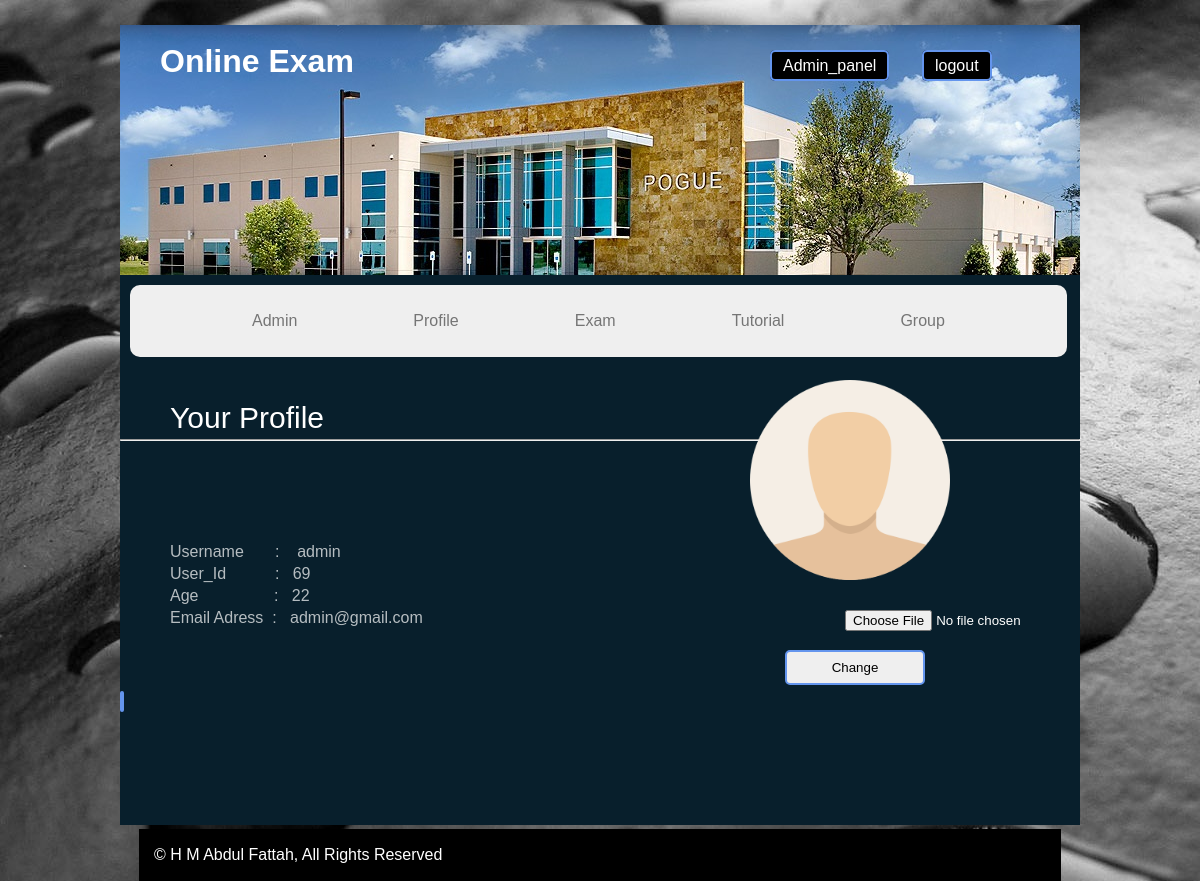
/profile.php (signed in), run on the app's committed database.
### tables this page shows
CREATE TABLE IF NOT EXISTS `people` (
  `user_id` int(11) NOT NULL AUTO_INCREMENT,
  `username` varchar(50) DEFAULT NULL,
  `age` int(11) DEFAULT NULL,
  `password` varchar(50) DEFAULT NULL,
  `email` varchar(50) DEFAULT NULL,
  `image` varchar(200) NOT NULL,
  `admin_panel` varchar(10) NOT NULL,
  PRIMARY KEY (`user_id`)
);

### profile.php (the view, shortened to what this page needs)
<?php
$id_g=$_GET['id'];
$id=$_SESSION['id'];
if($id_g){
if($id_g != $id)
{
$sql="SELECT * FROM people WHERE user_id='$id_g'";
$show_id=$id_g;
}
else
{
$sql="SELECT * FROM people WHERE user_id='$id'";
$show_id=$id;
}
}else
{
$sql="SELECT * FROM people WHERE user_id='$id'";
$show_id=$id;
}
$result=mysql_query($sql);
while($row=mysql_fetch_array($result))
{
	$username=$row['username'];
	$age=$row['age'];
	$email=$row['email'];
}
?>
<html>
	<head>
		<link rel="stylesheet" type="text/css" href="profile.css"/>
	</head>
	<body>
		<div class="fix main">
			<div class="header_class fix">
				<div class="header fix">
					<h1>Online Exam</h1>
				</div>
				<?php
					if($_SESSION['admin']=='yes' || $_SESSION['new_admin']=='yes')
					{
				?>
				<div class="panel">
					<a href='admin_panel.php' class='button'>Admin_panel</a>
				</div>
				<?php
					}
				?>
				<div class="btn">
					<a href='logout.php' class='button'>logout</a>
				</div>
			</div>
			<div class="fix maincontent">
				<div class="fix sidebar">
					<nav>
						<ul>
						<?php
							if($_SESSION['admin']=='yes' || $_SESSION['new_admin']=='yes')
							{
						?>
							<li><a href="#">Admin</a>
							</li>
						<?php
							}
						?>
							<li><a href="profile.php">Profile</a></li>
							<li><a href="exam.php">Exam</a></li>
							<li><a href="tutorial.php">Tutorial</a></li>
							<li><a href="Group/Home.php">Group</a></li>
						</ul>
					</nav>
				</div>
				<?php
				if($id_g){
				if($id != $id_g)
				{
				?>
				<span class="p1"><p>His Profile</p></span>
				<?php
				}else{
				?>
				<span class="p1"><p>Your Profile</p></span>
				<?php
				}
				}else{
				?>
				<span class="p1"><p>Your Profile</p></span>
				<?php
				}
				?>
				<hr />
				<div class="table">
					Username &nbsp;&nbsp;&nbsp;&nbsp;&nbsp;&nbsp: &nbsp;&nbsp;
					<label id="username"><?php echo $username ?></label>
					<br />
					User_Id  &nbsp;&nbsp;&nbsp;&nbsp;&nbsp;&nbsp;&nbsp;&nbsp;&nbsp;&nbsp:&nbsp;&nbsp
					<label id="user_id"><?php echo $show_id ?></label>
					<br />
					Age &nbsp;&nbsp;&nbsp;&nbsp;&nbsp;&nbsp;&nbsp;&nbsp;&nbsp;&nbsp;&nbsp;&nbsp;&nbsp;&nbsp;&nbsp;&nbsp:&nbsp;&nbsp
					<label id="age"><?php echo $age ?></label>
					<br />
					Email Adress &nbsp:&nbsp;&nbsp
					<label id="email"><?php echo $email ?></label>
					<br />
					<br />
					<br />
					<br />
				</div>
			<?php
			if($id_g){
				if($id != $id_g){}
				else{
			?>
				<form action="userForm.php" method="post" enctype="multipart/form-data">
					<input type="file" name="image_link" style="
					position:absolute;
					top:610px;
					left:845px;
					"/>
					<span class="button"><input type="submit" name="click" class="b1" value="Change"></span>
				</form>
			<?php
				}
			}
			else{
			?>
				<form action="userForm.php" method="post" enctype="multipart/form-data">
					<input type="file" name="image_link" style="
					position:absolute;
					top:610px;
					left:845px;
					"/>
					<span class="button"><input type="submit" name="click" class="b1" value="Change"></span>
				</form>
			<?php
			}
			?>
				<?php
			if($id_g){
				if($id != $id_g){
					$con2=mysql_connect('localhost','root','');
					$db2=mysql_select_db('test',$con2);
					$i1="SELECT * FROM people WHERE user_id='$id_g'";
					$r=mysql_query($i1);
					while($row=mysql_fetch_array($r))
					{
						$pic=$row['image'];
						if($pic){
						?>
						<div class="proPic"><img src="<?php echo $row['image']?>" class="img1" style="
						height:200px;
						width:200px;
						"/></div>
					<?php
					}else{
					?>
					<div class="proPic"><img src="Images/profile.png" class="img1"></div>
					<?php
						}
					}
				}else{
					$con1=mysql_connect('localhost','root','');
					$db1=mysql_select_db('test',$con1);
					$idd=$_SESSION['id'];
					$i1="SELECT * FROM people WHERE user_id='$idd'";
					$r=mysql_query($i1);
					while($row=mysql_fetch_array($r))
					{
						$pic=$row['image'];
						if($pic){
						?>
						<div class="proPic"><img src="<?php echo $row['image']?>" class="img1" style="
						height:200px;
						width:200px;
						"/></div>
					<?php
					}else{
					?>
					<div class="proPic"><img src="Images/profile.png" class="img1"></div>
					<?php
						}
					}
				}
			}else{
					$idd=$_SESSION['id'];
					$i1="SELECT * FROM people WHERE user_id='$idd'";
					$r=mysql_query($i1);
					while($row=mysql_fetch_array($r))
					{
						$pic=$row['image'];
						if($pic){
						?>
						<div class="proPic"><img src="<?php echo $row['image']?>" class="img1" style="
						height:200px;
						width:200px;
						"/></div>
					<?php
					}else{
					?>
					<div class="proPic"><img src="Images/profile.png" class="img1"></div>
					<?php
						}
					}
			}
				?>
			</div>
		</div>
		<div class="fix footer">&copy; H M Abdul Fattah, All Rights Reserved</div>
	</body>
</html>

### profile.css (style rules this page uses)
* { margin:0; padding:0 }
body { font-family:arial; font-size:16px; line-height:22px; color:#666; background:url(z.jpg) fixed repeat; }
.main { width:960px; height:800px; margin:25px auto; display:block; background:#081F2C }
.header_class { background:url(header.jpg) repeat; position: relative; height:250px; }
.header { margin-left:40px; float:left; width:60%; color:white; margin-top:25px; }
.panel { position:absolute; width:30%; margin-top:30px; }
.panel a { padding:5px 11px; margin-left:650px; background:black; }
.btn { width:30%; float:right; margin-top:30px; }
.btn a { padding:5px 11px; margin-left:130px; background:black; }
.button { border-radius:5px; border: 2px solid #6495ED; text-decoration:none; color:white; }
.maincontent { margin-top:10px; color:white; }
nav ul { margin-left:10px; margin-right:10px; background: #efefef; padding: 0 20px; border-radius: 10px; list-style: none; position: relative; }
nav ul { background: #efefef; padding: 0 64px; border-radius: 10px; list-style: none; display: inline-table; }
nav ul:after { content: ""; clear: both; display: block; }
nav ul li { float: left; }
nav ul li a { display: block; padding: 25px 58px; color: #757575; text-decoration: none; }
p { margin-top:50px; margin-left:50px; margin-bottom:10px; font-size:30px; }
.table { position: relative; top:100px; left: 50px; width: 700px; height: 250px; opacity: 0.7; }
.b1 { position: absolute; top: 650px; right:275px; width: 140px; height: 35px; border-radius:5px; border: 2px solid #6495ED; text-decoration:none; color:black; }
.img1 { height: 200px; width: 200px; position: absolute; top: 380px; right: 250px; }
.footer { padding:15px; background:black; margin-left:139px; margin-right:139px; margin-top:-21px; color:white }

### data on the page
people: username "admin", age "22", email "admin@gmail.com"

### other printed values
$show_id "69"
